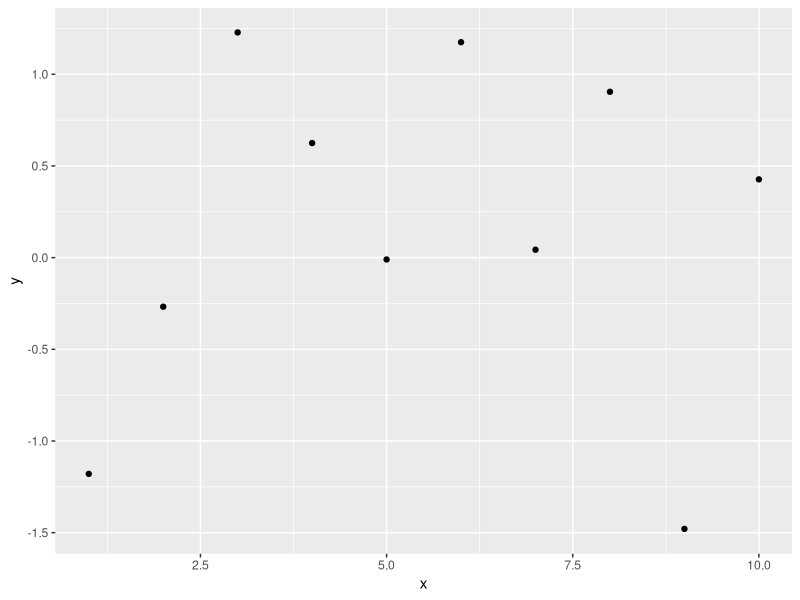

Generate this figure with R:
# analysis.R – simple demo
message("Hello from Visual Studio + RTVS!")

# Create a small data frame
df <- data.frame(
  x = 1:10,
  y = rnorm(10)
)

# Plot the data (the plot appears in the RTVS Plot window)
library(ggplot2)
ggplot(df, aes(x, y)) + geom_point()
